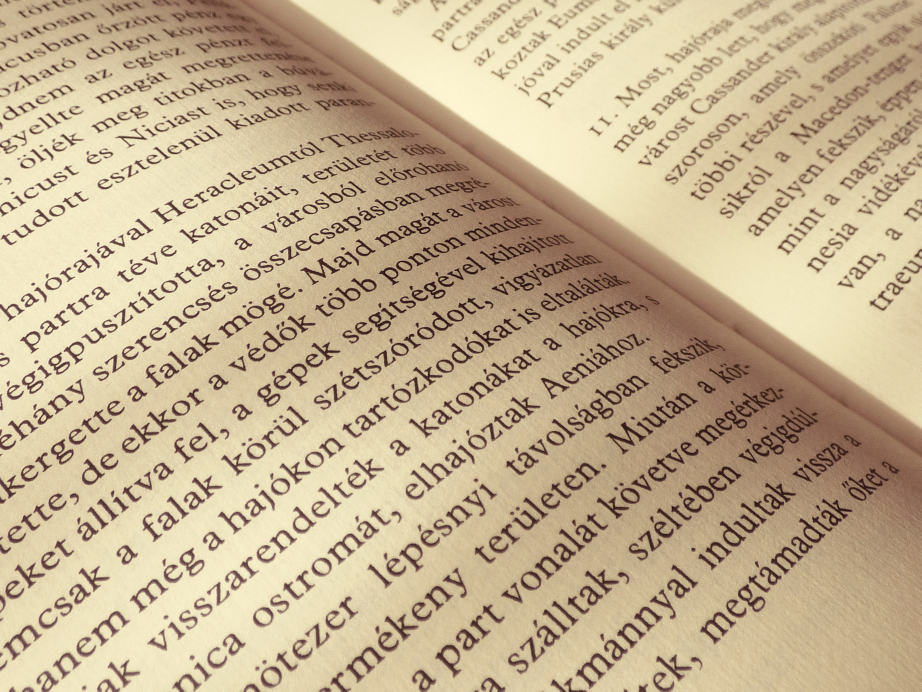
#> input picture images/in.jpg, 4608 x 3456 px (shown at 1/5 size)
$ python thresholding.py --image_path images/in.jpg
#> lines starting #> are read from the running program, lines starting #| are printed output that depends on the picture; after the words box and inside, x2 and y2 are one past the last pixel; in counts of white or black regions, pixels touching at a corner belong together
from cv2 import imread, imwrite, equalizeHist, adaptiveThreshold, waitKey
from cv2 import resize, imshow, IMREAD_GRAYSCALE, ADAPTIVE_THRESH_MEAN_C, THRESH_BINARY
import argparse


def get_args():
    parser = argparse.ArgumentParser()
    parser.add_argument("-i", "--image_path", type=str, help="path to the image")
    parser.add_argument("-d", "--display", type=int, default=1,
                        help="whether showing the image after processing. (1 / 0). default is true. (optional)")
    parser.add_argument("-c", "--downsample", type=float,
                        help="the factor you want to shrink resolution of output. (optional)")
    return parser.parse_args()


def histeq(pic_path):
#> called with pic_path = 'images/in.jpg'
    image = imread(pic_path, IMREAD_GRAYSCALE)
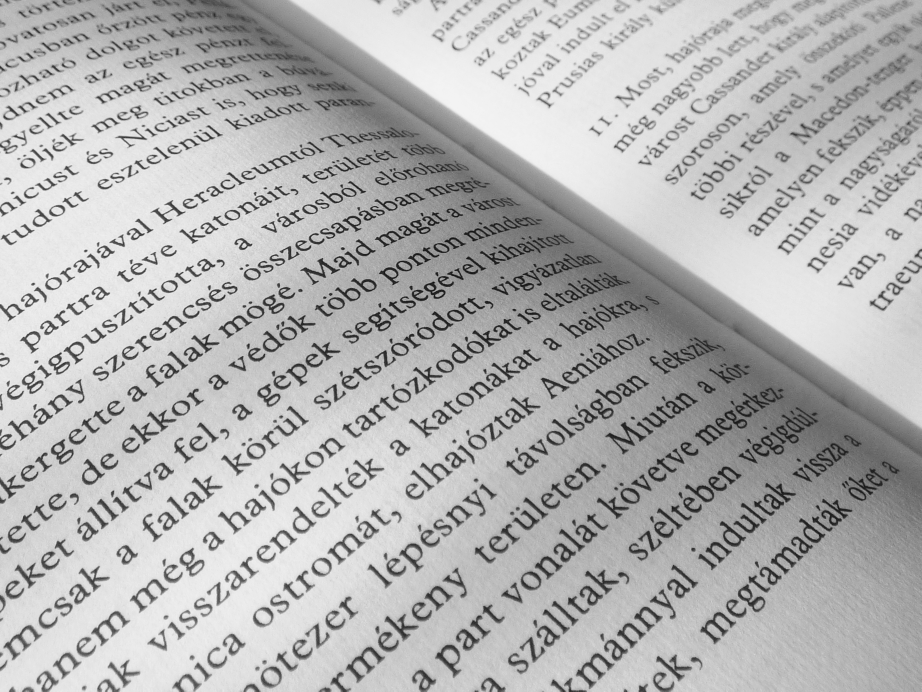
#> image: shape (3456, 4608) (shown at 1/5 size); min 0, max 246, mean 178.4
    return equalizeHist(image)
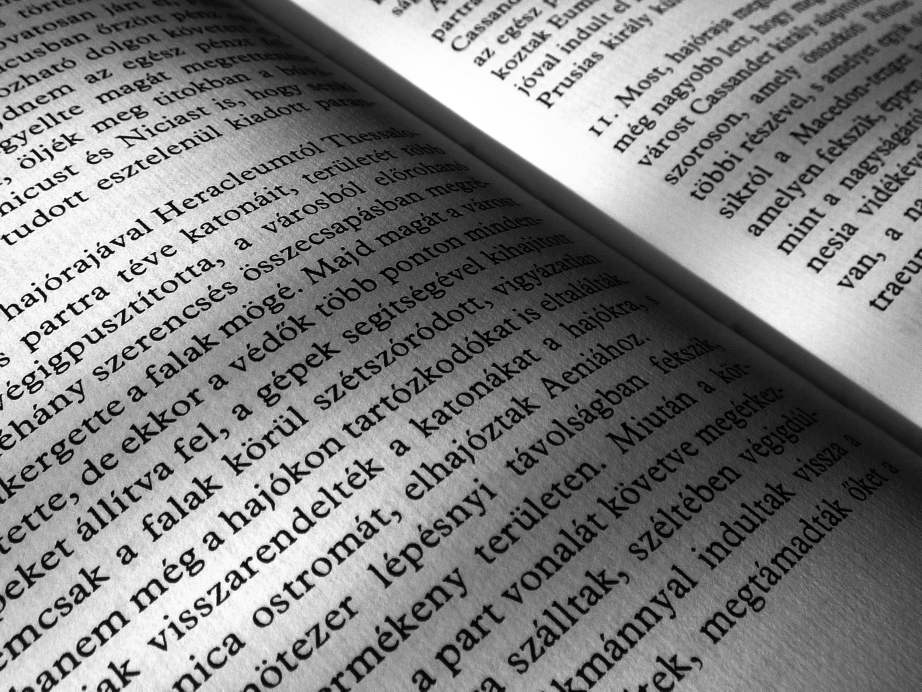
#> returned value: shape (3456, 4608) (shown at 1/5 size); min 0, max 255, mean 128.5


def adaptive_thresholding(image, block_size, C):
#> called with block_size = 35, C = 20
    return adaptiveThreshold(image, 255, ADAPTIVE_THRESH_MEAN_C, THRESH_BINARY, block_size, C)
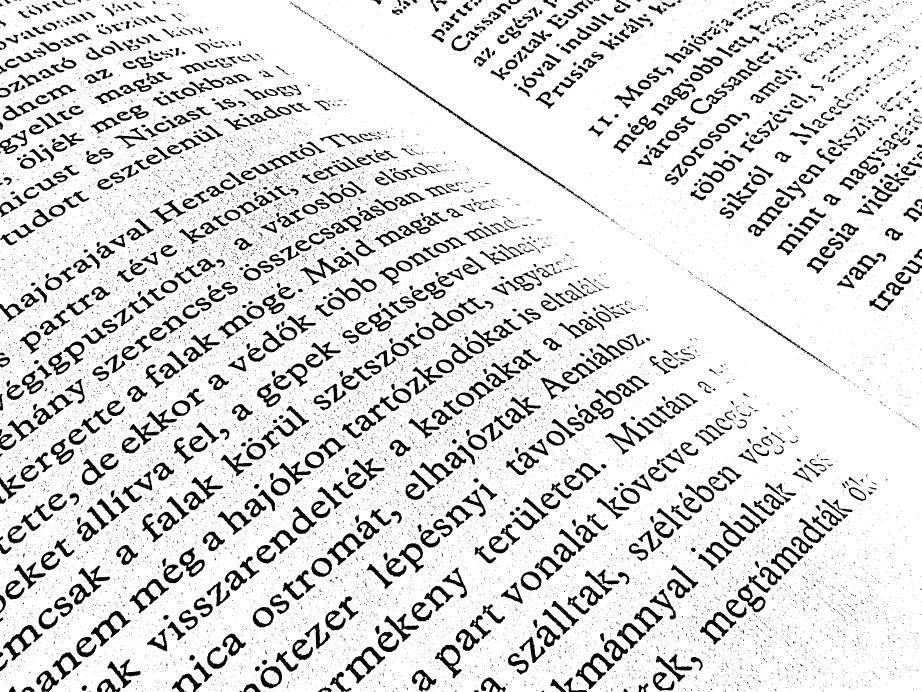
#> returned value: shape (3456, 4608) (shown at 1/5 size); 86.6% white; 16827 black regions (14030 under 20 px), largest, box (x1, y1, x2, y2) and area: (1902, 316, 2829, 945) 10881, (1727, 3232, 1926, 3417) 9345, (2878, 3266, 3074, 3447) 9237


if __name__ == "__main__":
    args = get_args()
    histed_image = histeq(args.image_path)
    thresed_image = adaptive_thresholding(histed_image, 35, 20)
    if args.display:
        imshow("thresed_image", thresed_image)
        waitKey()

    if args.downsample:
        thresed_image = resize(thresed_image, (int(thresed_image.shape[1] // args.downsample),
                                   int(thresed_image.shape[0] // args.downsample)))
    imwrite("{}_1.jpg".format(args.image_path.split('.')[0]), thresed_image)
